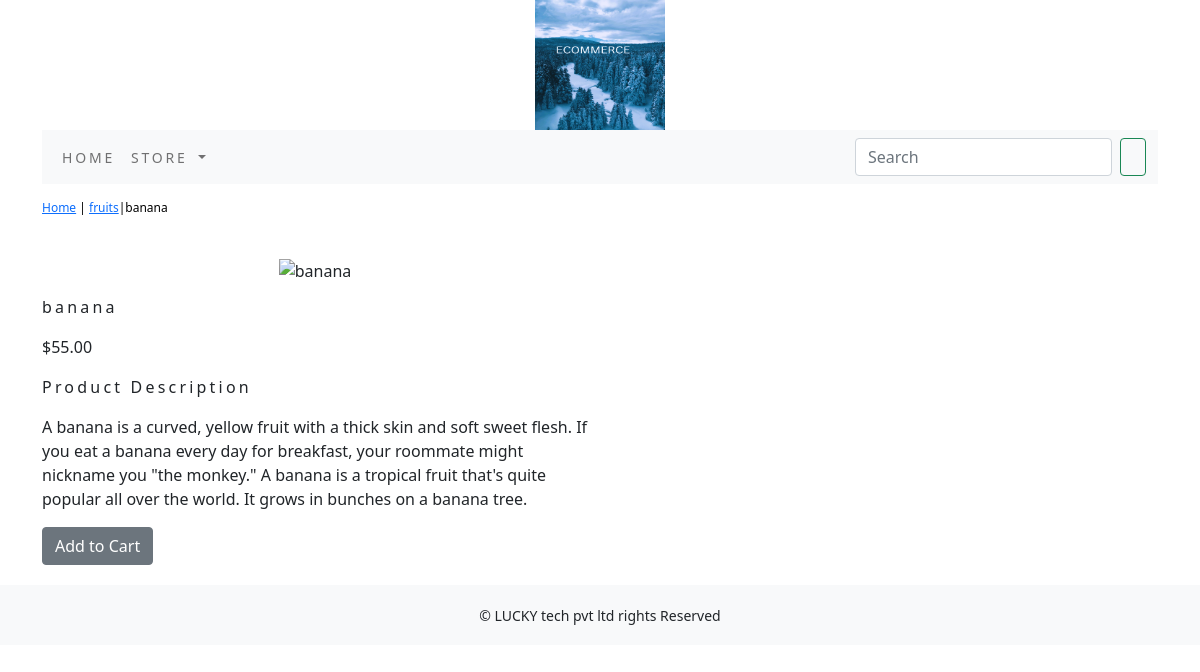
The page /store/fruits/banana/ on the database its author committed.
### store/models.py (models this page shows, shortened)
class Product(models.Model):
    name=models.CharField(max_length=250,unique=True)
    slug=models.SlugField(max_length=250,unique=True)
    description=models.TextField(blank=True)
    price=models.DecimalField(max_digits=10,decimal_places=2)
    category=models.ForeignKey(Category,on_delete=models.CASCADE)
    image=models.ImageField(upload_to='product',blank=True)
    stock=models.IntegerField()
    available=models.BooleanField(default=True)
    created=models.DateTimeField(auto_now_add=True)
    updated=models.DateTimeField(auto_now_add=True)
    class Meta:
        ordering = ('name',)
        verbose_name = 'product'
        verbose_name_plural = 'products'

class Category(models.Model):
    name=models.CharField(max_length=250,unique=True)
    slug=models.SlugField(max_length=250,unique=True)
    description=models.TextField(blank=True)
    image=models.ImageField(upload_to='category',blank=True)
    class Meta:
        ordering=('name',)
        verbose_name='category'
        verbose_name_plural='categories'
    def get_url(self):
        return reverse('store:products_by_category',args=[self.slug])
    def __str__(self):
        return '{}'.format(self.name)

### store/views.py (the view)
# urls.py: path('<slug:c_slug>/<slug:product_slug>/', views.proDetail, name='prodCatdetail'),
def proDetail(request,c_slug,product_slug):
    try:
        product=Product.objects.get(category__slug=c_slug,slug=product_slug)
    except Exception as e:
        raise e
    return render(request,'product.html',{'product':product})

### cart/context_processors.py (called while the page is built)
def counter(request):
    item_count=0
    if 'admin' in request.path:
         return {}
    else:
        try:
            cart=Cart.objects.filter(cart_id=_cart_id(request))
            car_items=CartItem.objects.all().filter(cart=cart[:1])
            for cart_items in car_items:
                  item_count += cart_items.quantity
        except Cart.DoesNotExist:
            item_count =0
    return  dict(item_count=item_count)

### cart/views.py (called while the page is built)
def _cart_id(request):
    cart=request.session.session_key
    if not cart:
        cart=request.session.create()
    return cart

### store/context_processors.py (called while the page is built)
def menu_links(request):
    links=Category.objects.all()
    return dict(links=links)

### templates/product.html (shortened to what this page needs)
{% extends 'base.html' %}
{% load static %}
{% block content %}
<div class="row my_prod_row_class">
    <div class="mx_auto">
        <p> <a href="{% url 'store:allProdCat' %}">Home</a> | <a href ="{{product.category.get_url}}">{{product.category}}</a>|{{product.name}} </p>
    </div>
<div class="container">
<br>
<div class="row">
    <div class="col-12 col-sm-12 col-md-12 col-lg-6 text-center">
        <div style="min-width:18rem">
            <img src="{{products.image.url}}" alt="{{product.name}}">
        </div>
    </div>
</div>
     <div class="col-12 col-sm-12 col-md-12 col-lg-6">
         <div>
        <h1 class="my_prod_title">{{product.name}}</h1>
        <p>${{product.price}}</p>
        <p class="my_title">Product Description</p>
        <p class="text-justify my_rod_text">{{product.description}}</p>
        {% if product.stock <= 0 %}
        <p class="text-justify my_prod_text"><b> Out of stock </b></p>
        {% else %}
        <a class="btn btn-secondary" href="{% url 'cart:add_cart' product.id %}">Add to Cart</a>
        {% endif %}
</div>
    </div>
</div>
</div>
{% endblock %}

### static/css/custom.css (style rules this page uses)
body { font-family: 'Roboto', sans-serif; }
.my_title { font-size:16px; text_transform:uppercase; letter-spacing:.2em; }
.my_prod_row_class { padding-top:15px; padding-bottom:20px; }
.my_prod_row_class .mx_auto { color:#000; font-size:12px; text-decoration:none; }
.my_prod_title { font-size:16px; text_transform:uppercase; letter-spacing:.2em; padding-top:15px; padding-bottom:10px; }

### rows shown on the page
Product: category "fruits", name "banana", price "55.00", description "A banana is a curved, yellow fruit with a thick skin and soft sweet flesh. If you eat a banana every day for breakfast, your roommate might nickname you \"the monkey.\" A banana is a tropical fruit that's quite popular all over the world. It grows in bunches on a banana tree."
